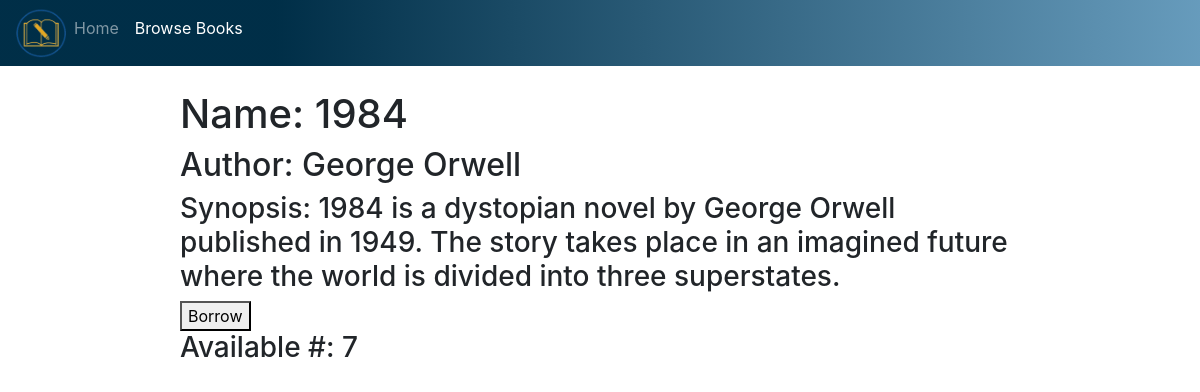
/browse_books/2, run on the app's committed database.
### app/models.py (models this page shows)
class Book(db.Model):
    id = db.Column(db.Integer, primary_key=True)
    name = db.Column(db.String(120), unique=True, nullable=False)
    author = db.Column(db.String(120), nullable=False)
    synopsis = db.Column(db.String(500), nullable=True)
    book_attributes = db.relationship('BookAttributes', backref='book', lazy=True)
    owned_by_users = db.relationship('UserBooks', backref='book', lazy=True)

class BookAttributes(db.Model):
    book_id = db.Column(db.Integer, db.ForeignKey('book.id'), primary_key=True)
    genre = db.Column(db.String(100))  # Department the user belongs to (if applicable)
    stock_quantity = db.Column(db.Integer, default=0.0)  # Current fees user owes
    is_available = db.Column(db.Boolean, default=False)  # Whether the book is reserved for a high priority reason (like for a classroom let's say)

### app/routes.py (the view)
@myapp_obj.route('/browse_books/<int:book_id>', methods=['GET','POST'])        #URL varies to view different email messages
def bookView(book_id):
    book = Book.query.filter_by(id=book_id).first()
    attributes = BookAttributes.query.filter_by(book_id=book_id).first()
    if current_user.is_authenticated:
        if request.method == 'POST':
            if request.form.get('Borrow') == 'Borrow':
                if (attributes.stock_quantity > 0):
                    flash(f'You borrowed one book, check your log for approval')
                    attributes.stock_quantity = attributes.stock_quantity - 1
                    new_userbook = UserBooks(user_id=current_user.id, book_id=book_id, approved=False)
                    new_backlog = CheckoutApproval(user_id=current_user.id, book_id=book_id, approved_by_librarian=False, approved_by_assistant=False)
                    db.session.add(new_userbook)
                    db.session.add(new_backlog)
                    db.session.commit()
                else:
                    flash(f'Sorry! Out of stock')
                return redirect('/browse_books/' + str(book_id))
        return render_template('view_book_logged_in.html', title='Catalog', book=book, attributes=attributes, role = current_user.role)
    else:
        if request.method == 'POST':
            if request.form.get('Borrow') == 'Borrow':
                flash(f'Must be logged in')
                return redirect('/login')
        return render_template('view_book_logged_out.html', title='Catalog', book=book, attributes=attributes)

### app/templates/view_book_logged_out.html (shortened to what this page needs)
<!doctype html>
<html lang="en">
  <head>
    <link rel="stylesheet" href="https://cdn.jsdelivr.net/npm/bootstrap@4.3.1/dist/css/bootstrap.min.css">
    <link href="{{url_for('static', filename='books.css')}}" rel="stylesheet">
  </head>
  <body>
   <nav class="navbar navbar-expand-lg navbar-dark" style="background: linear-gradient(90deg, hsla(201, 100%, 14%, 1) 23%, hsla(203, 39%, 57%, 1) 100%);">
    <div class="collapse navbar-collapse" id="navbarNav">
      <ul class="navbar-nav">
        <img src = "../static/img.png" class = "logo" width="50px">
        <li class="nav-item">
          <a class="nav-link" href="/home">Home <span class="sr-only">(current)</span></a>
        </li>
        <li class="nav-item active">
            <a class="nav-link" href="/browse_books">Browse Books<span class="sr-only">(current)</span></a>
        </li>
      </ul>
    </div>
</nav>
  <div class ="background-home">
  <div class="list_books">
    <h1>Name: {{book.name}}</h1>
    <h2>Author: {{book.author}}</h2>
    <h3>Synopsis: {{book.synopsis}}</h3>
    <form method="post" action="/browse_books/{{book.id}}">
      <button type="submit" value="Borrow" name="Borrow">Borrow</button>
    </form>
    <h3>Available #: {{attributes.stock_quantity}}</h3>
  </div>
  </div>
  </body>
</html>

### app/static/books.css (style rules this page uses)
.list_books { padding-top:2%; margin-left:15%; margin-right:15%; }

### data on the page
Book: name "1984", author "George Orwell", synopsis "1984 is a dystopian novel by George Orwell published in 1949. The story takes place in an imagined future where the world is divided into three superstates."
BookAttributes: stock_quantity "7"
